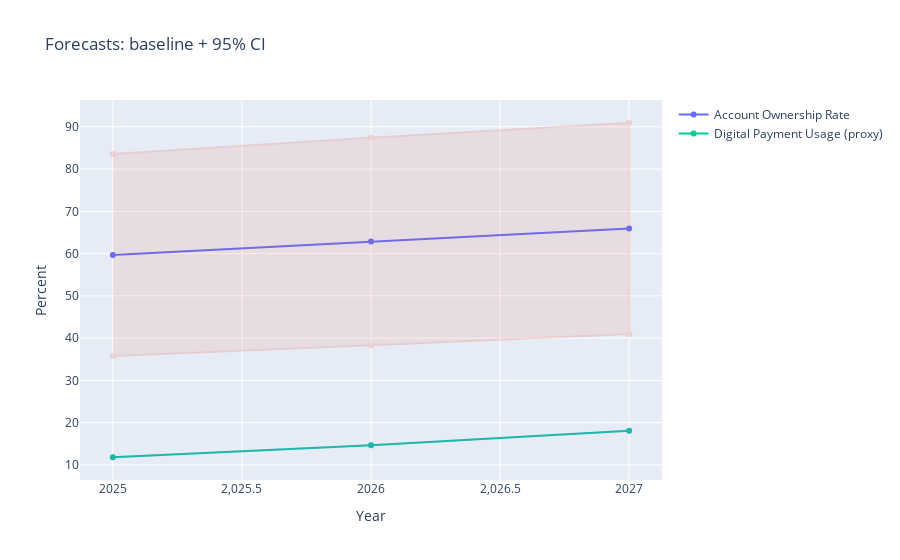

Notebook code for this chart:
### Code cell
# Interactive forecast plot (baseline + 95% CI ribbons)
fig = go.Figure()
for s in fore['series'].unique():
    df_s = fore[fore['series']==s].sort_values('year')
    fig.add_trace(go.Scatter(x=df_s['year'], y=df_s['baseline'], mode='lines+markers', name=s))
    fig.add_trace(go.Scatter(x=list(df_s['year'])+list(df_s['year'][::-1]), y=list(df_s['ci95_high'])+list(df_s['ci95_low'][::-1]), fill='toself', name=f'{s} 95% CI', opacity=0.2, showlegend=False))
fig.update_layout(title='Forecasts: baseline + 95% CI', xaxis_title='Year', yaxis_title='Percent')
fig.show()

### Figure 1 — Plotly figure (JSON) as saved in the notebook; plotly's stock layout.template omitted (floating-point values rounded to 4 significant figures)
{"data": [{"mode": "lines+markers", "name": "Account Ownership Rate", "type": "scatter", "x": [2025, 2026, 2027], "y": [59.65, 62.86, 65.96]}, {"fill": "toself", "name": "Account Ownership Rate 95% CI", "opacity": 0.2, "showlegend": false, "type": "scatter", "x": [2025, 2026, 2027, 2027, 2026, 2025], "y": [83.54, 87.38, 90.96, 40.97, 38.34, 35.76]}, {"mode": "lines+markers", "name": "Digital Payment Usage (proxy)", "type": "scatter", "x": [2025, 2026, 2027], "y": [11.82, 14.68, 18.09]}, {"fill": "toself", "name": "Digital Payment Usage (proxy) 95% CI", "opacity": 0.2, "showlegend": false, "type": "scatter", "x": [2025, 2026, 2027, 2027, 2026, 2025], "y": [11.82, 14.68, 18.09, 18.09, 14.68, 11.82]}], "layout": {"title": {"text": "Forecasts: baseline + 95% CI"}, "xaxis": {"title": {"text": "Year"}}, "yaxis": {"title": {"text": "Percent"}}}}
